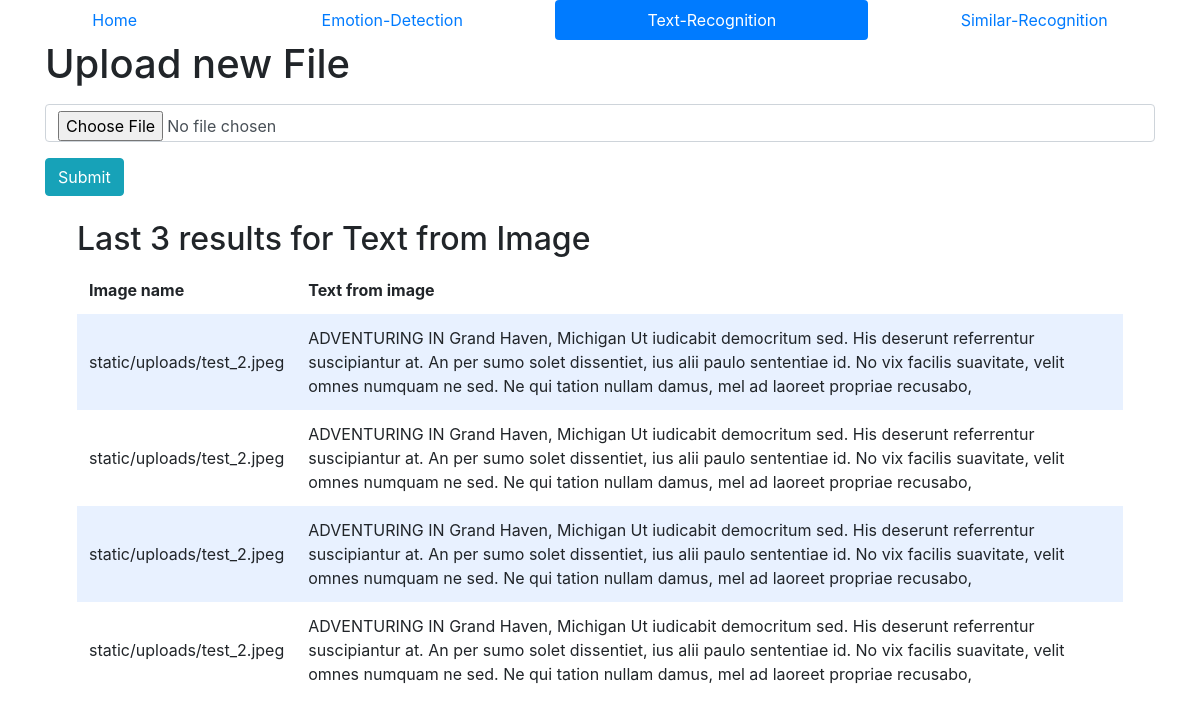
/text-recognition, run on the app's committed database.
### tables this page shows
CREATE TABLE image(id INTEGER PRIMARY KEY AUTOINCREMENT, image TEXT NOT NULL, text TECT NOT NULL);

### app.py (the view)
@app.route("/text-recognition", methods=["GET", "POST"])
def text_from_image():
    if request.method == "POST":
        file = request.files["file"]
        if file and allowed_file(file.filename):
            filename = secure_filename(file.filename)
            file.save(os.path.join(app.config["UPLOAD_FOLDER"], filename))
            flash("Image uploaded")
            img_path = os.path.join(app.config["UPLOAD_FOLDER"], filename)
            extracted_text = ocr_text(img_path)
            db.execute("INSERT INTO image (image, text) VALUES(?, ?)", img_path, extracted_text)
            results = db.execute("SELECT * FROM image ORDER BY id DESC LIMIT 4")
            return render_template("text-recognition.html",
                                   img_path=img_path,
                                   extracted_text=extracted_text,
                                   results=results)
        else:
            flash("Incorrect type, choose file with extension - png, jpg, jpeg")
            return redirect(request.url)
    else:
        results = db.execute("SELECT * FROM image ORDER BY id DESC LIMIT 4")
        return render_template("text-recognition.html", results=results)

### app.py (called while the page is built)
@app.after_request
def after_request(response):
    response.headers["Cache-Control"] = "no-cache, no-store, must-revalidate"
    response.headers["Expires"] = 0
    response.headers["Pragma"] = "no-cache"
    return response

### templates/text-recognition.html (shortened to what this page needs)
<!DOCTYPE html>
<html lang="en">
    <head>
        <link rel="stylesheet" href="https://cdn.jsdelivr.net/npm/bootstrap@4.5.3/dist/css/bootstrap.min.css">
        <link href="/static/styles.css" rel="stylesheet">
    </head>
    <body>
        <nav class="nav nav-pills nav-fill">
            <li class="nav-item">
                <a class="nav-link" href="/">Home</a>
            </li>
            <li class="nav-item">
                <a class="nav-link" href="/emotion-detection">Emotion-Detection</a>
            </li>
            <li class="nav-item">
                <a class="nav-link active" href="/text-recognition">Text-Recognition</a>
            </li>
            <li class="nav-item">
                <a class="nav-link" href="/similar-recognition">Similar-Recognition</a>
            </li>
        </nav>
        <div class="container">
            <h1>Upload new File</h1>
            <form action="/text-recognition" method="post", enctype="multipart/form-data">
                <d1>
                    <p>
                        <input type="file" name="file" class="form-control" autocomplete="off" required>
                    </p>
                </d1>
                <p>
                    <input type="submit" value="Submit" class="btn btn-info">
                </p>
            </form>
            <div class="section">
                <h2>Last 3 results for Text from Image</h2>
                <table>
                    <thead>
                        <tr>
                            <th>Image name</th>
                            <th>Text from image</th>
                        </tr>
                    </thead>
                    <tbody>
                        {% for result in results %}
                            <tr>
                                <td>{{ result.image }}</td>
                                <td>{{ result.text }}</td>
                            </tr>
                        {% endfor %}
                    </tbody>
                </table>
            </div>
        </div>
    </body>
</html>

### static/styles.css (style rules this page uses)
.section { padding-bottom: 1rem; padding-left: 2rem; padding-right: 2rem; padding-top: 0.5rem; }
table { background-color: transparent; margin-bottom: 1rem; width: 100%; }
table th, table td { padding: 0.75rem; vertical-align: middle; }
tbody tr:nth-of-type(odd) { background-color: rgb(179, 208, 255, 0.3) }

### data on the page
image: image "static/uploads/test_2.jpeg", text "ADVENTURING IN Grand Haven, Michigan Ut iudicabit democritum sed. His deserunt referrentur suscipiantur at. An per sumo solet dissentiet, ius alii paulo sententiae id. No vix facilis suavitate, velit omnes numquam ne sed. Ne qui tation nullam damus, mel ad laoreet propriae recusabo,"
image: image "static/uploads/test_2.jpeg", text "ADVENTURING IN Grand Haven, Michigan Ut iudicabit democritum sed. His deserunt referrentur suscipiantur at. An per sumo solet dissentiet, ius alii paulo sententiae id. No vix facilis suavitate, velit omnes numquam ne sed. Ne qui tation nullam damus, mel ad laoreet propriae recusabo,"
image: image "static/uploads/test_2.jpeg", text "ADVENTURING IN Grand Haven, Michigan Ut iudicabit democritum sed. His deserunt referrentur suscipiantur at. An per sumo solet dissentiet, ius alii paulo sententiae id. No vix facilis suavitate, velit omnes numquam ne sed. Ne qui tation nullam damus, mel ad laoreet propriae recusabo,"
image: image "static/uploads/test_2.jpeg", text "ADVENTURING IN Grand Haven, Michigan Ut iudicabit democritum sed. His deserunt referrentur suscipiantur at. An per sumo solet dissentiet, ius alii paulo sententiae id. No vix facilis suavitate, velit omnes numquam ne sed. Ne qui tation nullam damus, mel ad laoreet propriae recusabo,"
